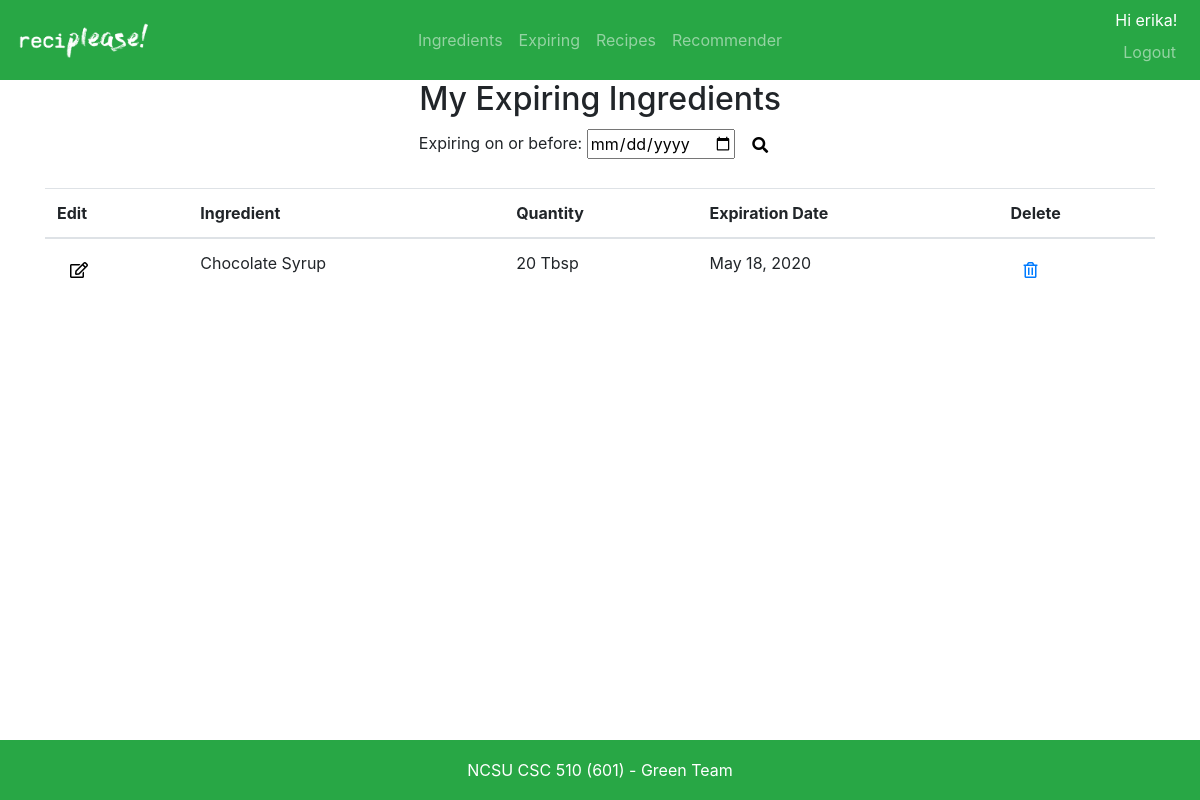
Page /ingredients/expiring/ (signed in) on the earlier database version.
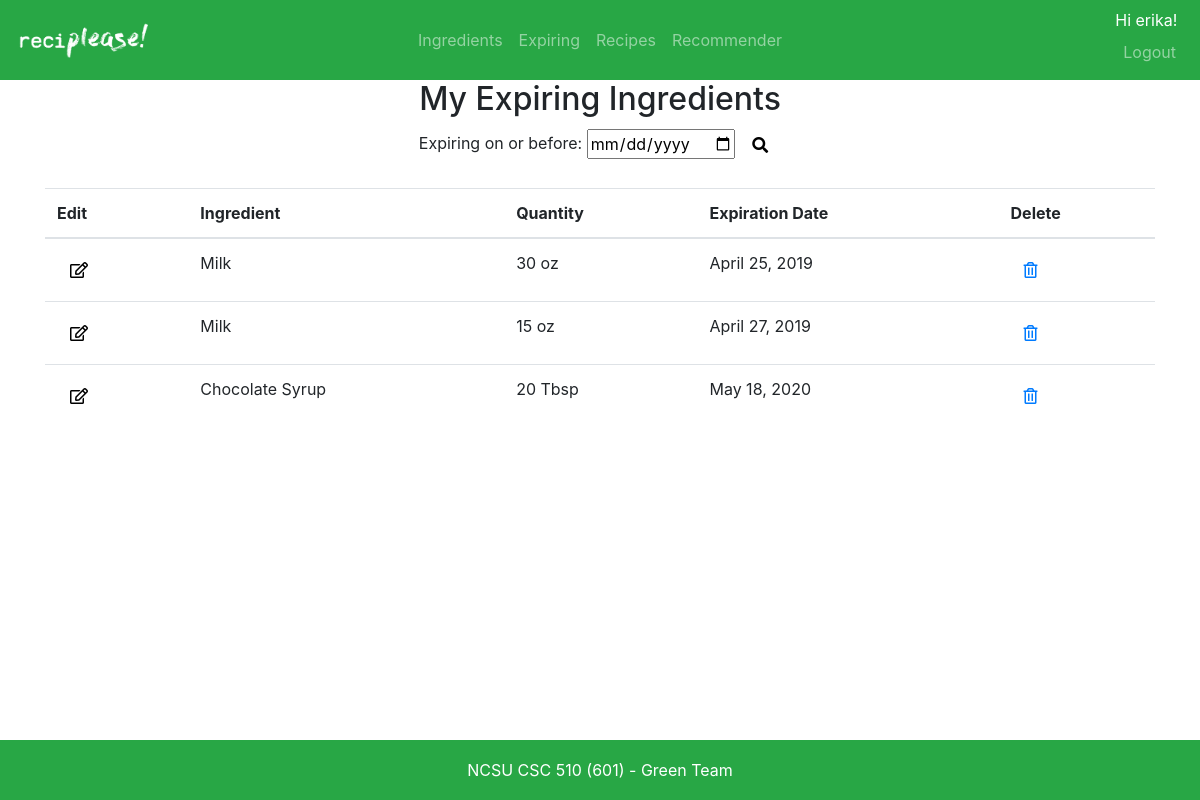
Same page on the later database version.
### ingredients/models.py (models this page shows, shortened)
class UserIngredient(models.Model):
    ingredient = models.ForeignKey('Ingredient', on_delete=models.SET_NULL, null=True)
    user =  models.ForeignKey(settings.AUTH_USER_MODEL, on_delete=models.CASCADE)
    quantity = models.PositiveIntegerField()
    exp_date = models.DateField(default=one_month_from_today, blank=True, null=True)

class Ingredient(models.Model):
    name = models.CharField(max_length=200)
    quantity_units = models.CharField(max_length=200) # Type of units for ingredient (oz, lbs, units, etc)
    def __str__(self):
        return self.name

### ingredients/views.py (the view)
# urls.py: path('expiring/', views.expiring_ingredients, name='expiring_user_ingredient_list'),
def expiring_ingredients(request):
    expiring_user_ingredients = UserIngredient.objects.filter(user=request.user).select_related('ingredient').order_by('exp_date') # Get all ingredients for this user
    return render(request, 'ingredients/expiring_user_ingredient_list.html', {'expiring_user_ingredients': expiring_user_ingredients})

### ingredients/templates/ingredients/expiring_user_ingredient_list.html (shortened to what this page needs)
{% extends 'base.html' %}
{% block content %}
<div class="container">
    <h2 align="center">My Expiring Ingredients</h2>
    <form align="center" >
        Expiring on or before:
        <input type="date" id="expiry_date" name="exp_date">
        <button type="button" id="expiry_search" class="btn btn-default" style="background:none">
            <span class="fas fa-search"></span>
        </button>
</form><br>
    <table class="table">
        <thead>
            <tr>
                <th scope="col">Edit</th>
                <th scope="col">Ingredient</th>
                <th scope="col">Quantity</th>
                <th scope="col">Expiration Date</th>
                <th scope="col">Delete</th>
            </tr>
        </thead>
        <tbody id="exp_table">
            {% for user_ingredient in expiring_user_ingredients %}
            <tr >
                <th scope="row">
                    <button type="button"  class="btn btn-default" style="background:none">
                        <span class="far fa-edit"></span>
                    </button>
                </th>
                <td>{{ user_ingredient.ingredient }}</td>
                <td>{{ user_ingredient.quantity }} {{ user_ingredient.ingredient.quantity_units }}</td>
                <td>{{ user_ingredient.exp_date }}</td>
                <td>
                    <button type="button"  class="btn btn-default" style="background:none">
                        <a href="/ingredients/{{ user_ingredient.id }}/delete/"><span class="far fa-trash-alt"></span> </a>
                    </button>
                </td>
            </tr>
            {% endfor %}
        </tbody>
    </table>
</div>
{% endblock %}

### templates/base.html (shortened to what this page needs)
{% load static %}
<!DOCTYPE html>
<html>
<head>
    <link rel="stylesheet" href="https://stackpath.bootstrapcdn.com/bootstrap/4.1.3/css/bootstrap.min.css"
>
    <link rel="stylesheet" href="https://use.fontawesome.com/releases/v5.8.1/css/all.css">
    <link rel="stylesheet" href="{% static 'css/reciplease.css' %}">
</head>
<body>
    {% include 'navbar.html' %}
    {% block content %}
    {% endblock %}
</body>
<footer class="footer bg-success">
    <div class="container">
        <span >NCSU CSC 510 (601) - Green Team</span>
    </div>
</footer>
</html>

### templates/navbar.html (shortened to what this page needs)
{% load staticfiles %}
<nav class="navbar navbar-expand-md navbar-dark bg-success">
    <a class="navbar-brand d-flex w-50 mr-auto" href="{% url 'home' %}">
        <img src="{% static 'media/logo_white.png' %}" width="135" height="37" border="0">
    </a>
    <div class="navbar-collapse collapse w-100" id="collapsingNavbar">
        {% if user.is_authenticated %}
        <ul class="navbar-nav w-100 justify-content-center">
            <li class="nav-item">
                <a class="nav-link" href="{% url 'user_ingredient_list' %}">Ingredients</a>
            </li>
            <li class="nav-item">
                <a class="nav-link" href="{% url 'expiring_user_ingredient_list' %}">Expiring</a>
            </li>
            <li class="nav-item">
                <a class="nav-link" href="{% url 'recipe_list' %}">Recipes</a>
            </li>
            <li class="nav-item">
                <a class="nav-link" href="{% url 'search' %}">Recommender</a>
            </li>
        </ul>
        {% endif %}
        <ul class="nav navbar-nav ml-auto w-100 justify-content-end">
            {% if user.is_authenticated %}
            <li class="nav-item"  >
                <span style="color:#FFFFFF">Hi {{ user.username }}!</span>
                <a class="nav-link" href="{% url 'logout' %}">Logout</a>
            </li>
            {% else %}
            <li class="nav-item">
                <a class="nav-link" href="{% url 'login' %}">Login</a>
            </li>
            {% endif %}
        </ul>
    </div>
</nav>

### static/css/reciplease.css (style rules this page uses)
.footer { position: absolute; bottom: 0; width: 100%; height: 60px; line-height: 60px; text-align: center; color:#FFFFFF; }

Differences in the rows shown:
added UserIngredient: ingredient "Milk", quantity "30", ingredient.quantity_units "oz", exp_date "April 25, 2019"
added UserIngredient: ingredient "Milk", quantity "15", ingredient.quantity_units "oz", exp_date "April 27, 2019"
